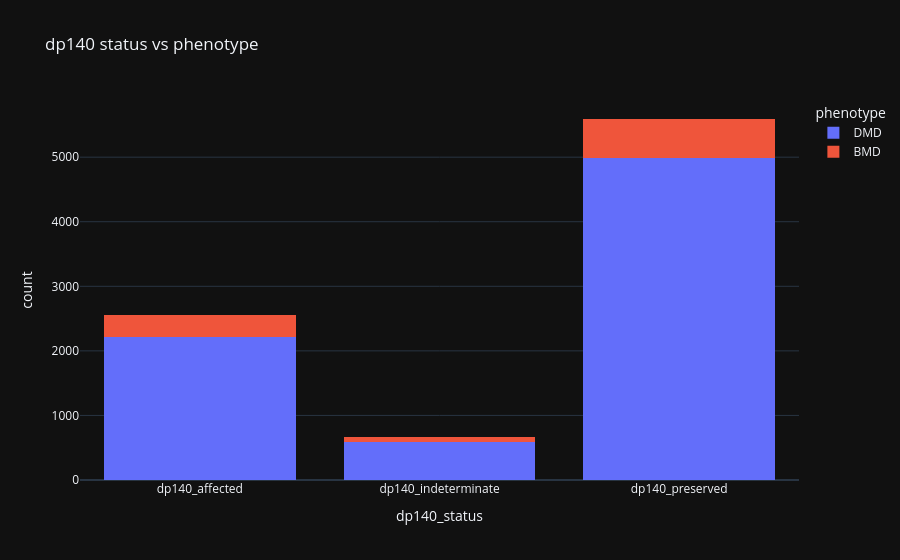

Notebook code cell kept with this figure:
### Markdown cell above
## 1. 📊 dp140 vs phenotype ⭐

### Code cell
tmp = d[['dp140_status', 'phenotype']].dropna()
fig = px.histogram(tmp, x='dp140_status', color='phenotype', barmode='stack', title='dp140 status vs phenotype')
fig.show()

### Figure 1 — Plotly figure (JSON) as saved in the notebook; plotly's stock layout.template omitted (floating-point values rounded to 4 significant figures; data arrays with more than 128 entries replaced by an {"elided": "..."} marker saying what was removed)
{"data": [{"bingroup": "x", "hovertemplate": "phenotype=DMD<br>dp140_status=%{x}<br>count=%{y}<extra></extra>", "legendgroup": "DMD", "marker": {"color": "#636efa", "pattern": {"shape": ""}}, "name": "DMD", "orientation": "v", "showlegend": true, "x": {"elided": "7797 str values"}, "xaxis": "x", "yaxis": "y", "type": "histogram"}, {"bingroup": "x", "hovertemplate": "phenotype=BMD<br>dp140_status=%{x}<br>count=%{y}<extra></extra>", "legendgroup": "BMD", "marker": {"color": "#EF553B", "pattern": {"shape": ""}}, "name": "BMD", "orientation": "v", "showlegend": true, "x": {"elided": "1021 str values"}, "xaxis": "x", "yaxis": "y", "type": "histogram"}], "layout": {"xaxis": {"anchor": "y", "domain": [0.0, 1.0], "title": {"text": "dp140_status"}}, "yaxis": {"anchor": "x", "domain": [0.0, 1.0], "title": {"text": "count"}}, "legend": {"title": {"text": "phenotype"}, "tracegroupgap": 0}, "title": {"text": "dp140 status vs phenotype"}, "barmode": "stack"}}
